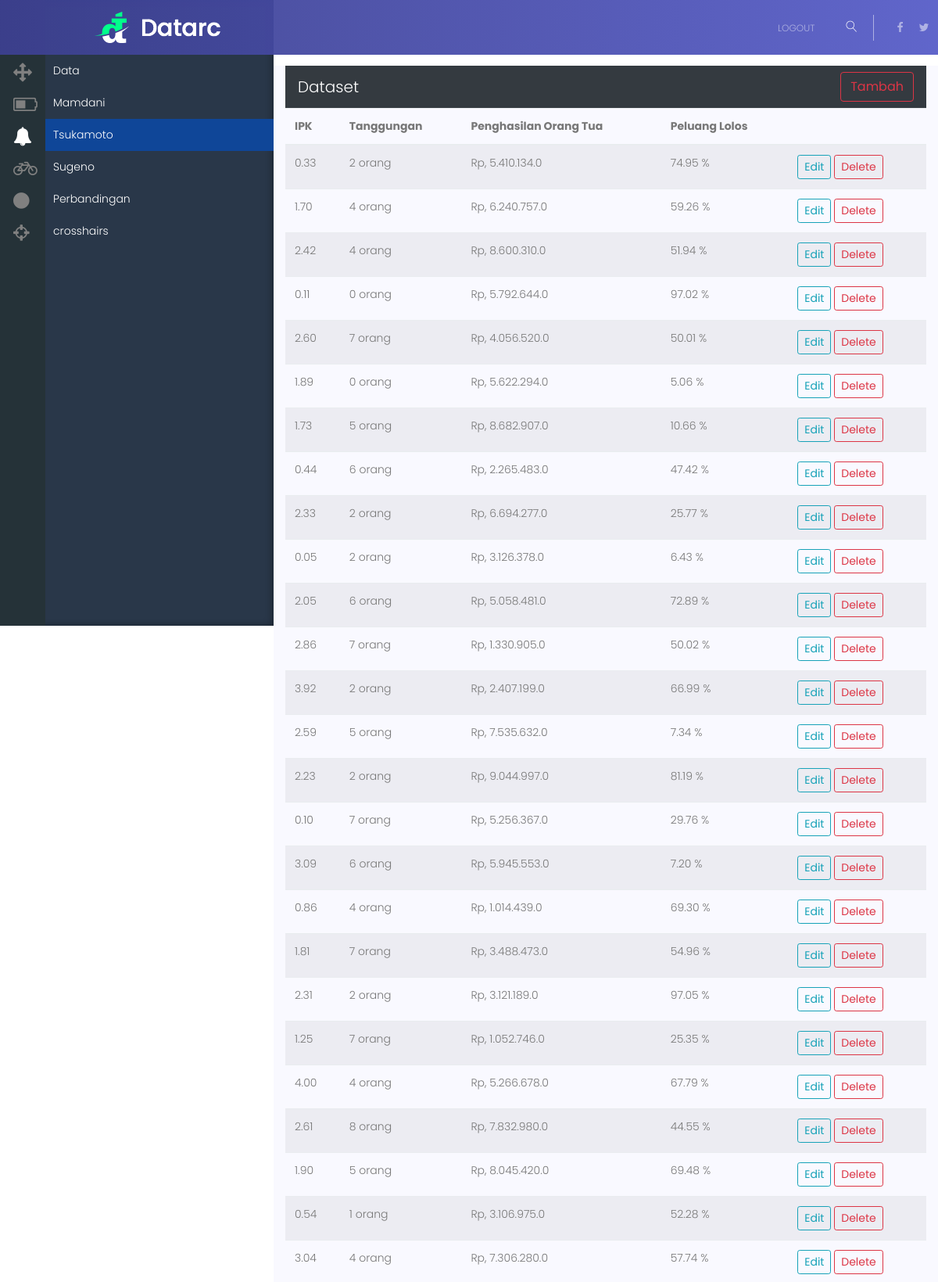
/app/data (signed in, upper part), run on the app's committed database.
### app/model.py (models this page shows)
class AppData(Base):
    __tablename__ = 'app_data'
    id = Column(Integer, primary_key=True)
    a = Column(Float, default=0.0)
    b = Column(Float, default=0.0)
    c = Column(Float, default=0.0)
    target = Column(Float, default=0.0)

### app/main_app.py (the view)
@bp.route('/data')
@dbsession_required
@login_required
def data():
    dbsession = g.get('dbsession')
    xs = dbsession.query(AppData).all()
    return render_template('app/data.html', xs=xs)

### app/auth.py (called while the page is built)
def login_required(f):
    @wraps(f)
    def decorated_function(*args, **kwargs):
        if 'user_id' not in session:
            return redirect(url_for('/auth/login'), next=request.url)
        return f(*args, **kwargs)
    return decorated_function

### app/model.py (called while the page is built)
def create_session():
    Base.metadata.bind = engine
    session = DBSession(bind=engine)
    return session

def dbsession_required(f):
    @wraps(f)
    def wrap(*args, **kwargs):
        dbsession = g.pop('dbsession', None)
        if dbsession is None:
            g.dbsession = create_session()
        return f(*args, **kwargs)
    return wrap

def close_session(e=None):
    session = g.pop('dbsession', None)
    if session is not None:
        session.close()

### app/templates/app/data.html (shortened to what this page needs)
<!DOCTYPE html>
<html lang="zxx" class="no-js">
  <head>
    {% include 'commons/header.html' %}
    <link rel="stylesheet" href="/static/css/sidebar.css" />
  </head>
	<body>
    {% include 'app/commons/static-nav.html' %}
    {% include 'app/commons/sidebar.html' %}
    <div id="app-wrapper" class="top-section">
      <section class="gray-bg full-height">
        <div class="container-fluid">
          <nav class="navbar navbar-expand-lg navbar-dark bg-dark">
            <span class="navbar-brand">Dataset</span>
            <div class="collapse navbar-collapse" id="navbarColor01">
              <form class="form-inline">
                <a href="/app/data/tambah" class="btn btn-outline-danger my-2 my-sm-0" type="button">Tambah</a>
              </form>
            </div>
          </nav>
          <div class="row">
            <div class="col-md-12">
              <table class="table table-striped">
                <thead>
                  <tr>
                    <th>IPK</th>
                    <th>Tanggungan</th>
                    <th>Penghasilan Orang Tua</th>
                    <th>Peluang Lolos</th>
                    <th></th>
                  </tr>
                  <tbody>
                    {% for x in xs %}
                      <tr>
                        <td>
                          {{ '%0.2f' | format(x.a) }}
                        </td>
                        <td>
                          {{ '{:.0g}'.format(x.b) }} orang
                        </td>
                        <td>
                          Rp, {{ '{:,}'.format(x.c).replace(',', '.') }}
                        </td>
                        <td>
                          {{ '%0.2f' | format(x.target) }} %
                        </td>
                        <td>
                          <a class="btn btn-sm btn-outline-info" href="/app/data/edit?id={{ x.id }}">Edit</a>
                          <a class="btn btn-sm btn-outline-danger" href="/app/data/delete?id={{ x.id }}">Delete</a>
                        </td>
                      </tr>
                    {% endfor %}
                  </tbody>
                </thead>
              </table>
            </div>
          </div>
        </div>
      </section>
    </div>
	</body>
</html>

### app/static/css/main.css (style rules this page uses)
body { color: #777777; font-family: "Poppins", sans-serif; font-size: 14px; font-weight: 300; line-height: 1.5em; position: relative; }
a { -webkit-transition: all 0.3s ease 0s; -moz-transition: all 0.3s ease 0s; -o-transition: all 0.3s ease 0s; transition: all 0.3s ease 0s; }
a, a:focus, a:hover { text-decoration: none; outline: 0; color: #777777; }
.gray-bg { background: #f9f9ff; }
td, th { border-radius: 0px; }
.full-height { min-height: 90vh; box-sizing: border-box; }

### app/static/css/sidebar.css (style rules this page uses)
#app-wrapper { margin-left: 350px; }
.top-section { padding-top: 30px; }

### data on the page
AppData: a "0.33", b "2", c "5.410.134.0", target "74.95"
AppData: a "1.70", b "4", c "6.240.757.0", target "59.26"
AppData: a "2.42", b "4", c "8.600.310.0", target "51.94"
AppData: a "0.11", b "0", c "5.792.644.0", target "97.02"
AppData: a "2.60", b "7", c "4.056.520.0", target "50.01"
AppData: a "1.89", b "0", c "5.622.294.0", target "5.06"
AppData: a "1.73", b "5", c "8.682.907.0", target "10.66"
AppData: a "0.44", b "6", c "2.265.483.0", target "47.42"
AppData: a "2.33", b "2", c "6.694.277.0", target "25.77"
AppData: a "0.05", b "2", c "3.126.378.0", target "6.43"
AppData: a "2.05", b "6", c "5.058.481.0", target "72.89"
AppData: a "2.86", b "7", c "1.330.905.0", target "50.02"
AppData: a "3.92", b "2", c "2.407.199.0", target "66.99"
AppData: a "2.59", b "5", c "7.535.632.0", target "7.34"
AppData: a "2.23", b "2", c "9.044.997.0", target "81.19"
AppData: a "0.10", b "7", c "5.256.367.0", target "29.76"
AppData: a "3.09", b "6", c "5.945.553.0", target "7.20"
AppData: a "0.86", b "4", c "1.014.439.0", target "69.30"
AppData: a "1.81", b "7", c "3.488.473.0", target "54.96"
AppData: a "2.31", b "2", c "3.121.189.0", target "97.05"
AppData: a "1.25", b "7", c "1.052.746.0", target "25.35"
AppData: a "4.00", b "4", c "5.266.678.0", target "67.79"
AppData: a "2.61", b "8", c "7.832.980.0", target "44.55"
AppData: a "1.90", b "5", c "8.045.420.0", target "69.48"
AppData: a "0.54", b "1", c "3.106.975.0", target "52.28"
AppData: a "3.04", b "4", c "7.306.280.0", target "57.74"
